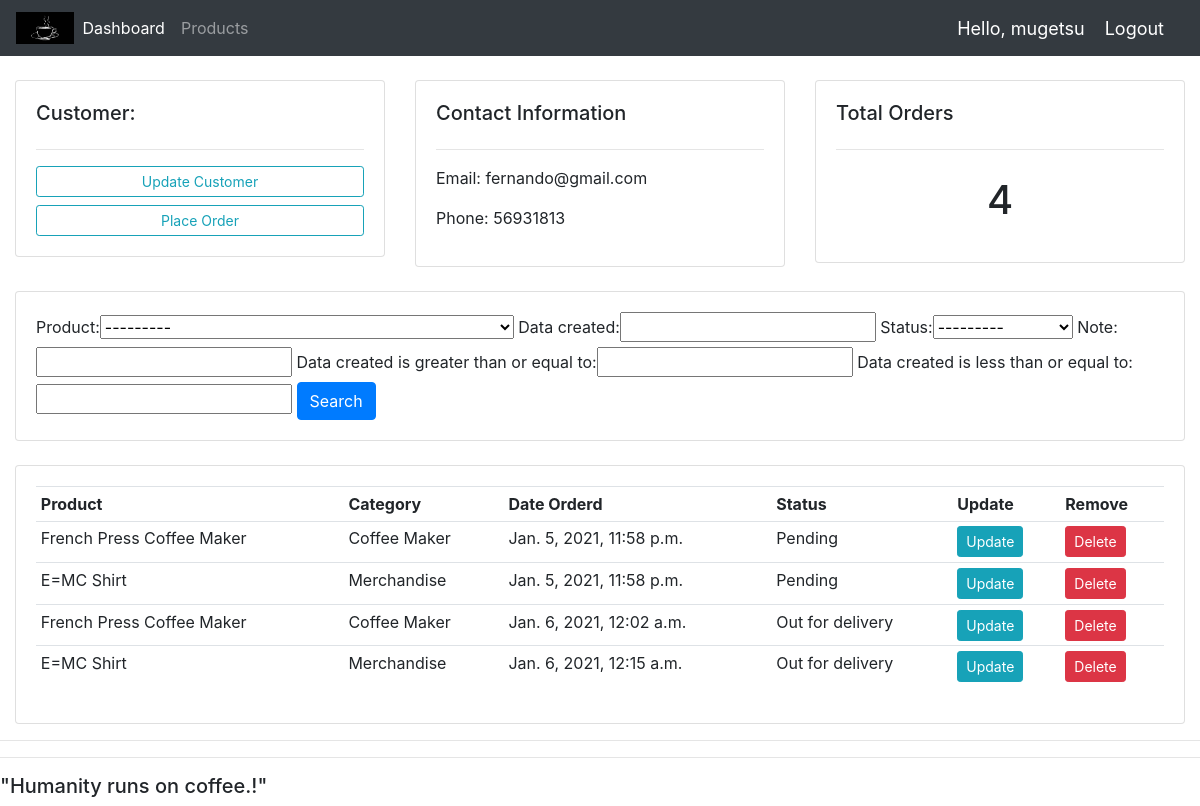
Page /customer/5/ (signed in) on the committed database.
### accounts/models.py (models this page shows, shortened)
class Customer(models.Model):
    user = models.OneToOneField(
        User, null=True, blank=True, on_delete=models.CASCADE
    )
    name = models.CharField(max_length=200, null=True)
    phone = models.CharField(max_length=200, null=True)
    email = models.EmailField(max_length=200)
    profile_pic = models.ImageField(
        default="profile.png", null=True, blank=True
    )
    data_created = models.DateTimeField(auto_now_add=True, null=True)

class Order(models.Model):
    STATUS = (
        ('Pending', 'Pending'),
        ('Out for delivery', 'Out for delivery'),
        ('Delivered','Delivered'),
    )
    customer = models.ForeignKey(
        Customer, null=True, on_delete=models.SET_NULL
    )
    product = models.ForeignKey(Product, null=True, on_delete=models.SET_NULL)
    data_created = models.DateTimeField(auto_now_add=True,null=True)
    status = models.CharField(max_length=200, null=True, choices=STATUS)
    note = models.CharField(max_length=1000, null=True)

class Product(models.Model):
    CATEGORY = (
        ('Coffee Maker', 'Coffee Maker'),
        ('Coffee grains', 'Coffee grains'),
        ('Merchandise', 'Merchandise'),
    )
    name = models.CharField(max_length=200, null=True)
    price = models.FloatField(null=True)
    category = models.CharField(max_length=200, null=True, choices=CATEGORY)
    product_pic = models.ImageField(
        null = True, blank = True
    )
    description = models.CharField(max_length=200, null=True, blank=True)
    data_created = models.DateTimeField(auto_now_add=True, null=True)
    tags = models.ManyToManyField(Tag)
    def __str__(self):
        return self.name

### accounts/decorators.py (the view)
        def wrapper_func(request,*args,**kwargs):
            group = None
            if request.user.groups.exists():
                group = request.user.groups.all()[0].name
            if group in allowed_roles:
                return view_func(request,*args,**kwargs)
            else :
                return HttpResponse('You are not allowed to be here')

### accounts/views.py (called while the page is built)
@login_required(login_url='login')
@allowed_users(allowed_roles=['admin'])
def customer(request, pk_test):
    customer = Customer.objects.get(id=pk_test)
    orders = customer.order_set.all()
    order_count = orders.count()
    myFilter = OrderFilter(request.GET, queryset=orders)
    orders = myFilter.qs
    context = {'customer': customer, 'orders': orders, 'order_count': order_count,
               'myFilter': myFilter}
    return render(request, 'accounts/costumers.html', context)

### accounts/templates/accounts/costumers.html
{%  extends 'accounts/main.html' %}
{% block content %}
	<br>
<div class="row">
	<div class="col-md">
		<div class="card card-body">
			<h5>Customer:</h5>
			<hr>
			<a class="btn btn-outline-info  btn-sm btn-block" href="">Update Customer</a>
			<a class="btn btn-outline-info  btn-sm btn-block" href="{% url 'create_order' customer.id %}">Place Order</a>
		</div>
	</div>
	<div class="col-md">
		<div class="card card-body">
			<h5>Contact Information</h5>
			<hr>
			<p>Email: {{customer.email}}</p>
			<p>Phone: {{customer.phone}}</p>
		</div>
	</div>
	<div class="col-md">
		<div class="card card-body">
			<h5>Total Orders</h5>
			<hr>
			<h1 style="text-align: center;padding: 10px">{{order_count}}</h1>
		</div>
	</div>
</div>
<br>
<div class="row">
	<div class="col">
		<div class="card card-body">
			<form method="get">
				{{myFilter.form}}
		    <button class="btn btn-primary" type="submit">Search</button>
		  </form>
		</div>
	</div>
</div>
<br>
<div class="row">
	<div class="col-md">
		<div class="card card-body">
			<table class="table table-sm">
				<tr>
					<th>Product</th>
					<th>Category</th>
					<th>Date Orderd</th>
					<th>Status</th>
					<th>Update</th>
					<th>Remove</th>
				</tr>
				{% for order in orders %}
				<tr>
					<td>{{order.product}}</td>
					<td>{{order.product.category}}</td>
					<td>{{order.data_created}}</td>
					<td>{{order.status}}</td>
					<td><a class="btn btn-sm btn-info" href="{% url 'update_order' order.id %}">Update</a></td>
					<td><a class="btn btn-sm btn-danger" href="{% url 'delete_order' order.id %}">Delete</a></td>
				</tr>
				{% endfor %}
			</table>
		</div>
	</div>
</div>
{% endblock %}

### accounts/templates/accounts/navbar.html (shortened to what this page needs)
{% load static %}
<nav class="navbar navbar-expand-lg navbar-dark bg-dark">
 <img id="logo" src="{% static 'images/logo.jpg' %}">
  <div class="collapse navbar-collapse" id="navbarNav">
    <ul class="navbar-nav">
      {% if request.user.is_staff %}
      <li class="nav-item active">
        <a class="nav-link" href="{% url 'home' %}">Dashboard</a>
      </li>
      <li class="nav-item">
        <a class="nav-link" href="{% url 'products' %}">Products</a>
      </li>
      {% endif %}
    </ul>
  </div>
  <span class="hello-msg">Hello, {{request.user}}</span>
  <span ><a  class="hello-msg" href="{% url 'logout' %}">Logout</a></span>
</nav>

### accounts/templates/accounts/main.html (style rules this page uses)
#logo { width: 5%; height: 5%; }
body { background-image: url(https://w.wallhaven.cc/full/q6/wallhaven-q61765.jpg); background-position: center; }

### accounts/templates/accounts/navbar.html (style rules this page uses)
.hello-msg { font-size: 18px; color: #fff; margin-right: 20px; }

### rows in the picture
Customer: email "fernando@gmail.com", phone "56931813"
Order: product "French Press Coffee Maker", product.category "Coffee Maker", data_created "Jan. 5, 2021, 11:58 p.m.", status "Pending"
Order: product "E=MC Shirt", product.category "Merchandise", data_created "Jan. 5, 2021, 11:58 p.m.", status "Pending"
Order: product "French Press Coffee Maker", product.category "Coffee Maker", data_created "Jan. 6, 2021, 12:02 a.m.", status "Out for delivery"
Order: product "E=MC Shirt", product.category "Merchandise", data_created "Jan. 6, 2021, 12:15 a.m.", status "Out for delivery"

### other values in the picture
{{ request.user }} "mugetsu"
{{ order_count }} "4"
